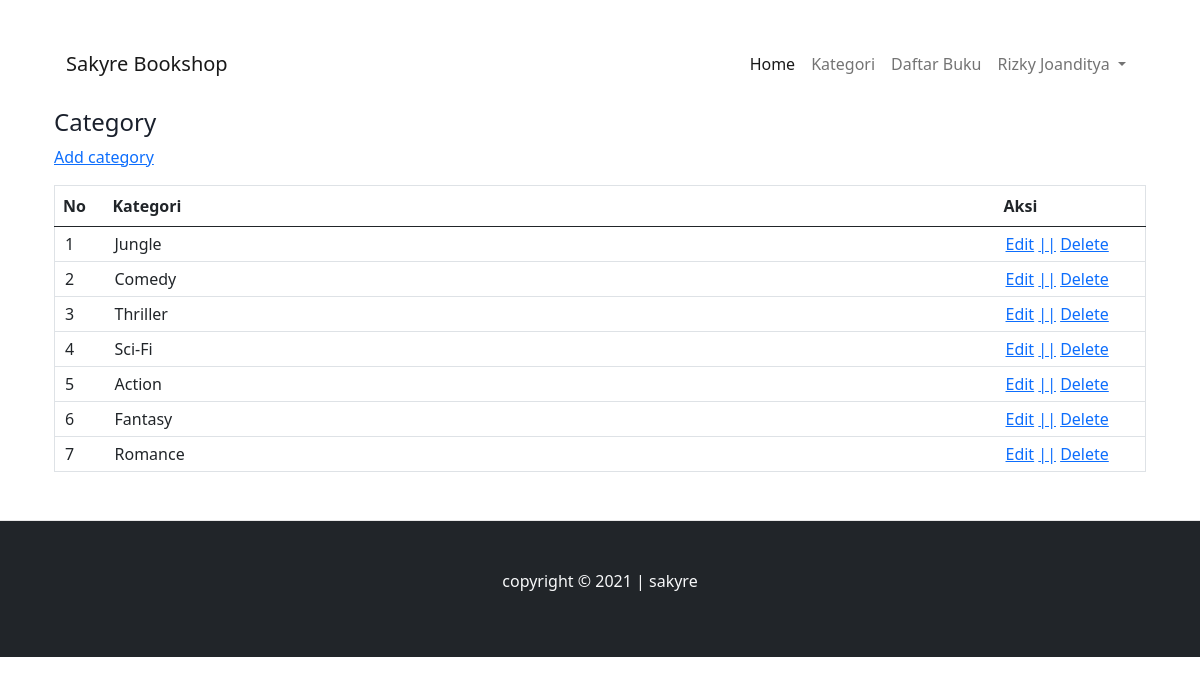
/kategori.php (signed in), run on the app's committed database.
### tables this page shows
CREATE TABLE `db_user` (
  `id` int(12) NOT NULL,
  `username` varchar(50) NOT NULL,
  `email` varchar(50) NOT NULL,
  `password` varchar(255) NOT NULL,
  `nama` varchar(255) NOT NULL,
  `hp` varchar(50) NOT NULL,
  `alamat` text NOT NULL,
  `role` varchar(11) NOT NULL
);

CREATE TABLE `db_category` (
  `category_id` int(12) NOT NULL,
  `category_name` varchar(50) NOT NULL
);

### kategori.php (the view, shortened to what this page needs)
<!DOCTYPE html>
<html lang="en">
<head>
    <link href="https://cdn.jsdelivr.net/npm/bootstrap@5.0.1/dist/css/bootstrap.min.css" rel="stylesheet"
>
    <link rel="stylesheet" href="../css/style.css">
</head>
<body>
    <?php
      require 'navbar.index.php';
    ?>
<div class="container">
    <div class="container-fluid">
        <h4>Category</h4>
        <p><a href="../sakyre2.0/tambah.kategori.php" >Add category</a></p>
        <table border="1" cellspacing="0" class="table">
            <thead>
                <tr>
                    <th width="50px">No</throw>
                    <th>Kategori</th>
                    <th width="150px">Aksi</th>
                    </th>
                </tr>
            </thead>
            <tbody>
                <?php
                    $no=1;
                    $kategori = mysqli_query($conn, "SELECT * FROM db_category ORDER BY category_id DESC");
                    while($row = mysqli_fetch_array($kategori)){
                ?>
                <tr>
                    <td><?php echo $no++ ?></td>
                    <td><?php echo $row['category_name']?></td>
                    <td> <a href="edit.kategori.php?id=<?php echo $row['category_id']  ?>">Edit</a>
                        <a href="">||</a>
                        <a href="proses.hapus.php?idk=<?php echo $row['category_id']  ?>" onclick="return confirm('Are you sure to delete this ?')">Delete</a>
                    </td>
                </tr>
                <?php } ?>
            </tbody>
        </table>
    </div>
</div>
    <?php
    require 'footer.php';
?>
</body>
</html>

### navbar.index.php (shortened to what this page needs)
<?php
    include 'functions.php';
    $select = mysqli_query($conn, "SELECT * FROM db_user WHERE id = '".$_SESSION['id']."'");
    $d      = mysqli_fetch_object($select);
?>
<div class="container my-3">
    <div class="container-fluid">
        <nav class="navbar navbar-expand-lg navbar-light bg-white pt-4">
            <div class="container-fluid">
                <a class="navbar-brand" href="../sakyre2.0/index.php">Sakyre Bookshop</a>
                <div class="collapse navbar-collapse" id="#navbarScroll">
                    <ul class="navbar-nav ml-10px ms-auto mb-2 mb-lg-0">
                        <li class="nav-item">
                            <a class="nav-link active" aria-current="page" href="../sakyre2.0/index.php">Home</a>
                        </li>
                        <?php
              if($d->role=='admin'){
                        ?>
                        <li class="nav-item">
                            <a class="nav-link" href="../sakyre2.0/kategori.php">Kategori</a>
                        </li>
                        <?php
                        }else {?>
                        <li><a class="nav-link" href="../sakyre2.0/kategori.member.php">Kategori</a></li>
                        <?php } ?>
                        <li class="nav-item">
                        <?php
                            if($d->role=='admin'){
                          ?>
                                <li><a class="nav-link" href="../sakyre2.0/buku.php">Daftar Buku</a></li>
                                <?php
                           }else {?>
                                <li><a class="nav-link" href="../sakyre2.0/buku.member.php">Daftar Buku</a></li>
                                <?php } ?>
                        </li>
                        <li class="nav-item dropdown">
                            <a class="nav-link dropdown-toggle" href="#" id="navbarDropdown" role="button"
                                data-bs-toggle="dropdown" aria-expanded="false">
                                <?php echo $d->nama?>
                            </a>
                        </li>
                    </ul>
                </div>
            </div>
        </nav>
    </div>
</div>

### css/style.css (style rules this page uses)
.container .container-fluid table.table { width: 100%; border-collapse: collapse; }
.container .container-fluid table.table tr { height: 30px; }
.container .container-fluid table.table tr td { padding: 5px 10px; }
body { display: block; }
body { margin-top: 20px; color: #1a202c; text-align: left; background-color: #fff; }
.mb-3, .my-3 { margin-bottom: 1rem !important; }
html { scroll-behavior: smooth; }

### data on the page
db_user: nama "Rizky Joanditya"
db_category: category_name "Jungle"
db_category: category_name "Comedy"
db_category: category_name "Thriller"
db_category: category_name "Sci-Fi"
db_category: category_name "Action"
db_category: category_name "Fantasy"
db_category: category_name "Romance"
